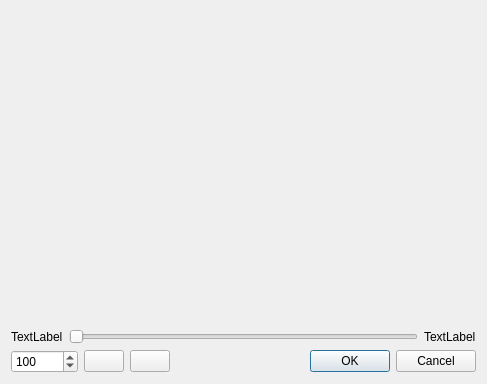
<?xml version="1.0" encoding="UTF-8"?>
<ui version="4.0">
 <class>ScreenshotSelector</class>
 <widget class="QDialog" name="ScreenshotSelector">
  <property name="geometry">
   <rect>
    <x>0</x>
    <y>0</y>
    <width>487</width>
    <height>384</height>
   </rect>
  </property>
  <property name="sizePolicy">
   <sizepolicy hsizetype="Expanding" vsizetype="Expanding">
    <horstretch>0</horstretch>
    <verstretch>0</verstretch>
   </sizepolicy>
  </property>
  <property name="windowTitle">
   <string>Screenshot selector</string>
  </property>
  <layout class="QVBoxLayout" name="verticalLayout_2">
   <item>
    <layout class="QVBoxLayout" name="verticalLayout">
     <item>
      <widget class="VideoWidget" name="videoWidget" native="true">
       <property name="sizePolicy">
        <sizepolicy hsizetype="Expanding" vsizetype="Expanding">
         <horstretch>0</horstretch>
         <verstretch>0</verstretch>
        </sizepolicy>
       </property>
      </widget>
     </item>
     <item>
      <layout class="QHBoxLayout" name="horizontalLayout">
       <property name="leftMargin">
        <number>0</number>
       </property>
       <property name="topMargin">
        <number>0</number>
       </property>
       <item>
        <widget class="QLabel" name="startLabel">
         <property name="text">
          <string>TextLabel</string>
         </property>
        </widget>
       </item>
       <item>
        <widget class="QSlider" name="seekSlider">
         <property name="orientation">
          <enum>Qt::Horizontal</enum>
         </property>
        </widget>
       </item>
       <item>
        <widget class="QLabel" name="endLabel">
         <property name="text">
          <string>TextLabel</string>
         </property>
        </widget>
       </item>
      </layout>
     </item>
     <item>
      <layout class="QHBoxLayout" name="horizontalLayout_2">
       <property name="topMargin">
        <number>0</number>
       </property>
       <item>
        <widget class="QSpinBox" name="stepInput">
         <property name="minimum">
          <number>1</number>
         </property>
         <property name="maximum">
          <number>1000000</number>
         </property>
         <property name="value">
          <number>100</number>
         </property>
        </widget>
       </item>
       <item>
        <widget class="QPushButton" name="pushButton">
         <property name="text">
          <string/>
         </property>
         <property name="icon">
          <iconset resource="../images.qrc">
           <normaloff>:/icons/resources/glyphicons/glyphicons_210_left_arrow.png</normaloff>:/icons/resources/glyphicons/glyphicons_210_left_arrow.png</iconset>
         </property>
        </widget>
       </item>
       <item>
        <widget class="QPushButton" name="pushButton_2">
         <property name="text">
          <string/>
         </property>
         <property name="icon">
          <iconset resource="../images.qrc">
           <normaloff>:/icons/resources/glyphicons/glyphicons_211_right_arrow.png</normaloff>:/icons/resources/glyphicons/glyphicons_211_right_arrow.png</iconset>
         </property>
        </widget>
       </item>
       <item>
        <spacer name="horizontalSpacer">
         <property name="orientation">
          <enum>Qt::Horizontal</enum>
         </property>
         <property name="sizeType">
          <enum>QSizePolicy::Expanding</enum>
         </property>
         <property name="sizeHint" stdset="0">
          <size>
           <width>80</width>
           <height>20</height>
          </size>
         </property>
        </spacer>
       </item>
       <item>
        <widget class="QDialogButtonBox" name="buttonBox">
         <property name="orientation">
          <enum>Qt::Horizontal</enum>
         </property>
         <property name="standardButtons">
          <set>QDialogButtonBox::Cancel|QDialogButtonBox::Ok</set>
         </property>
        </widget>
       </item>
      </layout>
     </item>
    </layout>
   </item>
  </layout>
 </widget>
 <customwidgets>
  <customwidget>
   <class>VideoWidget</class>
   <extends>QWidget</extends>
   <header location="global">videowidget.h</header>
   <container>1</container>
  </customwidget>
 </customwidgets>
 <resources>
  <include location="../images.qrc"/>
 </resources>
 <connections>
  <connection>
   <sender>buttonBox</sender>
   <signal>accepted()</signal>
   <receiver>ScreenshotSelector</receiver>
   <slot>accept()</slot>
   <hints>
    <hint type="sourcelabel">
     <x>248</x>
     <y>254</y>
    </hint>
    <hint type="destinationlabel">
     <x>157</x>
     <y>274</y>
    </hint>
   </hints>
  </connection>
  <connection>
   <sender>buttonBox</sender>
   <signal>rejected()</signal>
   <receiver>ScreenshotSelector</receiver>
   <slot>reject()</slot>
   <hints>
    <hint type="sourcelabel">
     <x>316</x>
     <y>260</y>
    </hint>
    <hint type="destinationlabel">
     <x>286</x>
     <y>274</y>
    </hint>
   </hints>
  </connection>
 </connections>
</ui>
